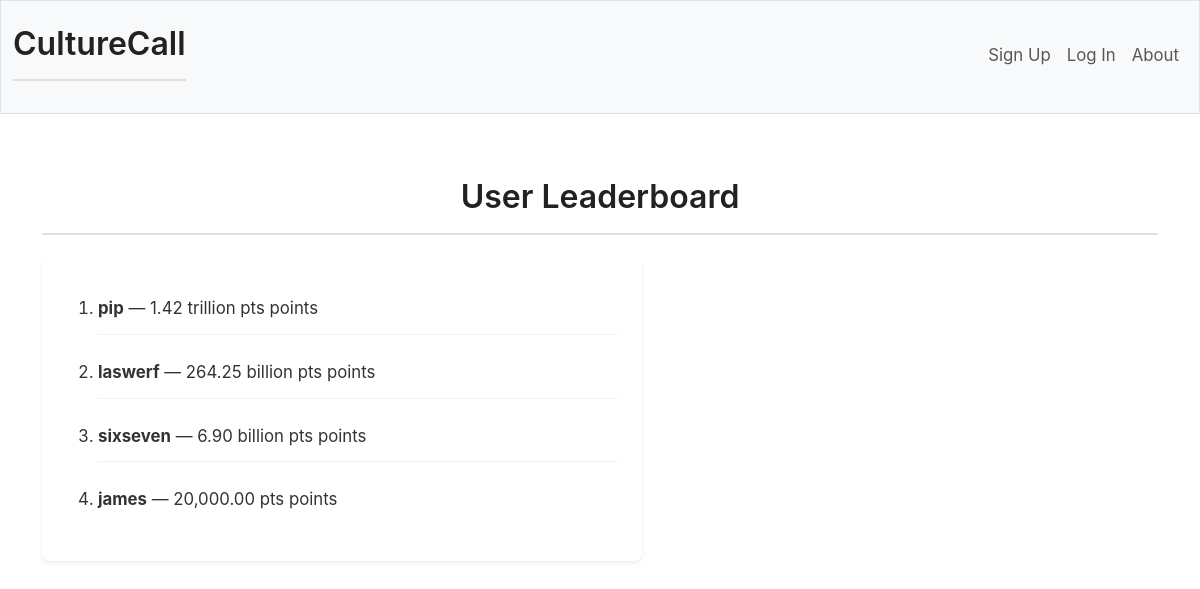
The page /leaderboard on the database as committed earlier.
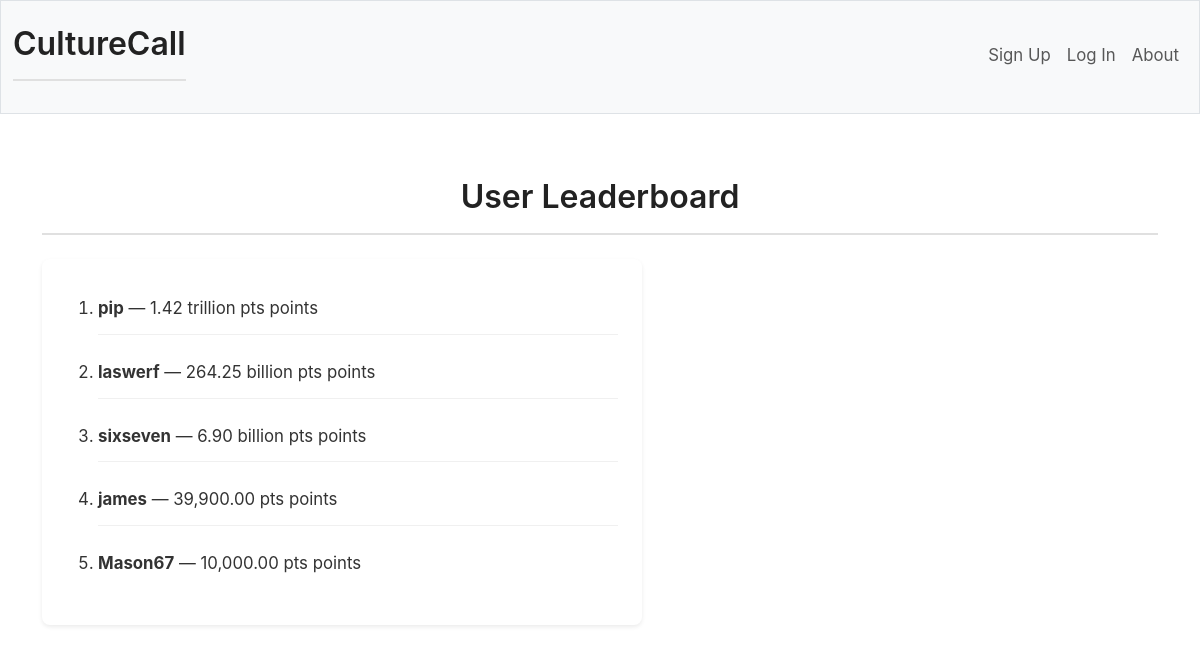
The same page on the database as committed later.
### tables this page shows
CREATE TABLE users (
    id INTEGER PRIMARY KEY AUTOINCREMENT NOT NULL,
    username TEXT UNIQUE NOT NULL,
    hash TEXT NOT NULL,
    points NUMERIC NOT NULL DEFAULT 10000.00
);

### app.py (the view)
@app.route("/leaderboard")
def leader():
    userRanks = db.execute("SELECT * FROM users ORDER BY points DESC LIMIT 20") # no need to join market values as those can be easily configured to *look* incredibly large
    return render_template("leaderboard.html", userRanks=userRanks, pts=pts)

### app.py (called while the page is built)
@app.after_request
def after_request(response):
    response.headers["Cache-Control"] = "no-cache, no-store, must-revalidate"
    response.headers["Expires"] = 0
    response.headers["Pragma"] = "no-cache"
    return response

### helpers.py (called while the page is built)
def pts(value):
    value = float(value)
    if abs(value) >= 1_000_000_000_000:
        return f"{value / 1_000_000_000_000:.2f} trillion pts"
    elif abs(value) >= 1_000_000_000:
        return f"{value / 1_000_000_000:.2f} billion pts"
    elif abs(value) >= 1_000_000:
        return f"{value / 1_000_000:.2f} million pts"
    else:
        return f"{value:,.2f} pts"

### templates/leaderboard.html (shortened to what this page needs)
{% extends "layout.html" %}
{% block main %}
    <h1>User Leaderboard</h1>
    <div class="leaderboard-container">
        <ol>
        {% for user in userRanks %}
            <li class="leaderUser"><strong>{{ user["username"] }}</strong> — {{ pts(user["points"]) }} points</li>
        {% endfor %}
        </ol>
    </div>
{% endblock %}

Rows that differ between the two databases and show on the page:
changed users "james": points "20,000.00 pts" → "39,900.00 pts"
added users: username "Mason67", points "10,000.00 pts"
